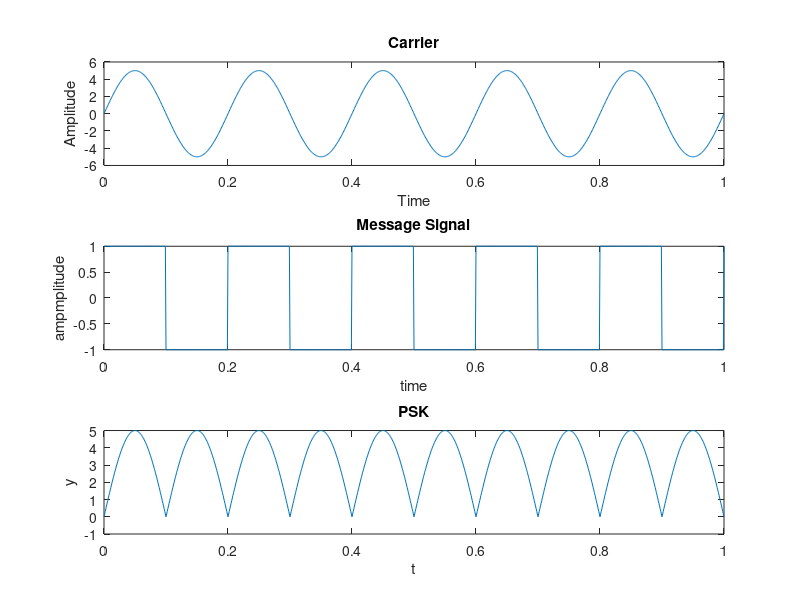

Reproduce this figure in MATLAB.
clc;
close all;
clear all;
fc=input('Enter frequency of Carrier Sine wave: ');
fm=input('Enter Message frequency : ');
t=0:0.001:1;
amp=input('Enter Carrier & Message Amplitude(Assuming Both Equal):');
c=amp.*sin(2*pi*fc*t);% Generating Carrier Sine
subplot(3,1,1) %For Plotting The Carrier wave
plot(t,c)
xlabel('Time')
ylabel('Amplitude')
title('Carrier')
m=square(2*pi*fm*t);% For Plotting Message signal
subplot(3,1,2)
plot(t,m)
xlabel('time')
ylabel('ampmplitude')
title('Message Signal')% Sine wave multiplied with square wave in order to generate PSK
x=c.*m;
subplot(3,1,3) % For Plotting PSK (Phase Shift Keyed) signal
plot(t,x)
xlabel('t')
ylabel('y')
title('PSK')
